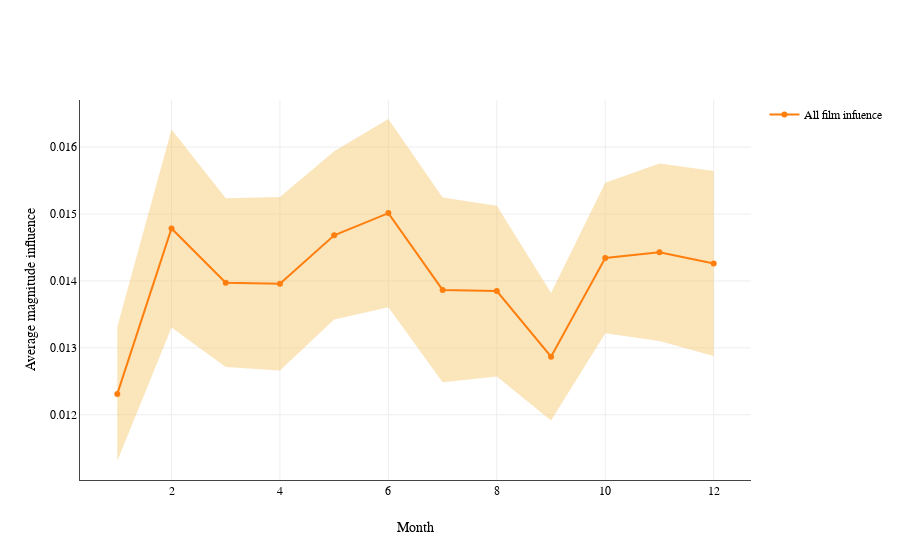

The notebook cell saved with this chart:
### Code cell
fig = go.Figure([
    go.Scatter(
        name='Upper Bound',
        x=influence_per_month_df.index,
        y=influence_per_month_df['avg_mag_slope_change_significant_per_month']+1.96*influence_per_month_df['se_mag_slope_change_significant_per_month'],
        mode='lines',
        # line_shape='spline',
        marker=dict(color="rgb(244,189,85)"),
        line=dict(width=0),
        showlegend=False
    ),
    go.Scatter(
        name='Lower Bound',
        x=influence_per_month_df.index,
        y=influence_per_month_df['avg_mag_slope_change_significant_per_month']-1.96*influence_per_month_df['se_mag_slope_change_significant_per_month'],
        marker=dict(color="rgb(244,189,85)"),
        line=dict(width=0, color="rgb(244,189,85)"),
        # line_shape='spline',
        mode='lines',
        fillcolor='rgba(244,189,85, 0.4)',
        fill='tonexty',
        showlegend=False
    ),
    go.Scatter(
        name='All film infuence',
        x=influence_per_month_df.index,
        y=influence_per_month_df['avg_mag_slope_change_significant_per_month'],
        mode='lines + markers',
        marker=dict(color="#FF7F0E"),
        line=dict(color="#FF7F0E"),
        # line_shape='spline'
    )
])
fig.update_layout(
    # title='Average general influence of films per month',
    hovermode="x",
    yaxis=dict(title='Average magnitude influence', linewidth=1, title_standoff=10),
    xaxis=dict(title='Month', linewidth=1),
)

fig.update_yaxes(title_standoff=10)

fig.show()

# Export to html
fig.write_html('q1_magnitude_per_month.html', include_plotlyjs="cdn", config={'displayModeBar': False})

### Figure 1 — Plotly figure (JSON) as saved in the notebook; plotly's stock layout.template omitted (floating-point values rounded to 4 significant figures)
{"data": [{"line": {"width": 0}, "marker": {"color": "rgb(244,189,85)"}, "mode": "lines", "name": "Upper Bound", "showlegend": false, "type": "scatter", "x": [1, 2, 3, 4, 5, 6, 7, 8, 9, 10, 11, 12], "y": [0.01332, 0.01626, 0.01524, 0.01526, 0.01594, 0.01642, 0.01524, 0.01512, 0.01382, 0.01547, 0.01575, 0.01564]}, {"fill": "tonexty", "fillcolor": "rgba(244,189,85, 0.4)", "line": {"color": "rgb(244,189,85)", "width": 0}, "marker": {"color": "rgb(244,189,85)"}, "mode": "lines", "name": "Lower Bound", "showlegend": false, "type": "scatter", "x": [1, 2, 3, 4, 5, 6, 7, 8, 9, 10, 11, 12], "y": [0.01131, 0.0133, 0.01271, 0.01266, 0.01342, 0.01361, 0.01249, 0.01257, 0.01192, 0.01322, 0.0131, 0.01288]}, {"line": {"color": "#FF7F0E"}, "marker": {"color": "#FF7F0E"}, "mode": "lines+markers", "name": "All film infuence", "type": "scatter", "x": [1, 2, 3, 4, 5, 6, 7, 8, 9, 10, 11, 12], "y": [0.01231, 0.01478, 0.01397, 0.01396, 0.01468, 0.01501, 0.01387, 0.01385, 0.01287, 0.01434, 0.01443, 0.01426]}], "layout": {"hovermode": "x", "xaxis": {"linewidth": 1, "title": {"text": "Month"}}, "yaxis": {"linewidth": 1, "title": {"standoff": 10, "text": "Average magnitude influence"}}}}
